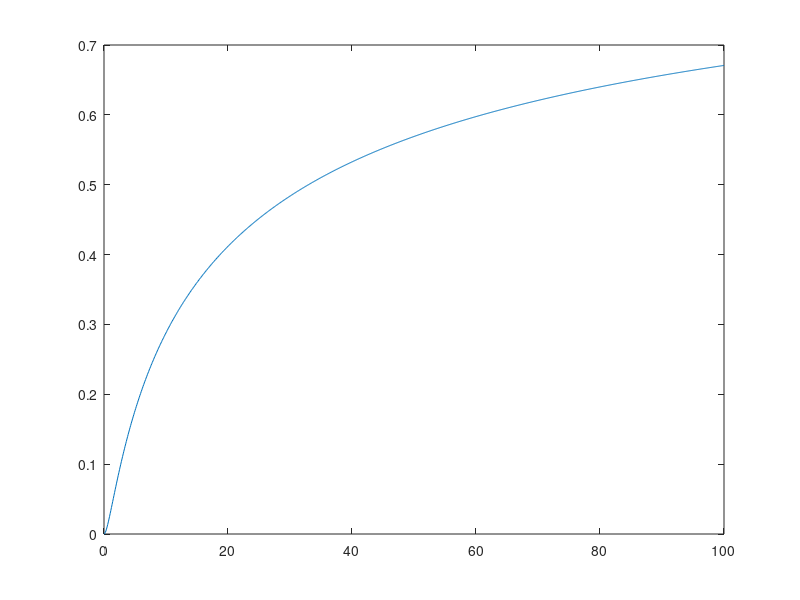

The MATLAB source for this figure:
clear
v = [0:.1:100];

m = 1;
E = 1;
h = 6.626*10^(-34);



k = ((2*m*E)/h).^( 1/2);
l = ((2*m*(E + v))./h).^(1/2);

r = ((k-l) ./ (l+k)).^(2);


plot(v,r);